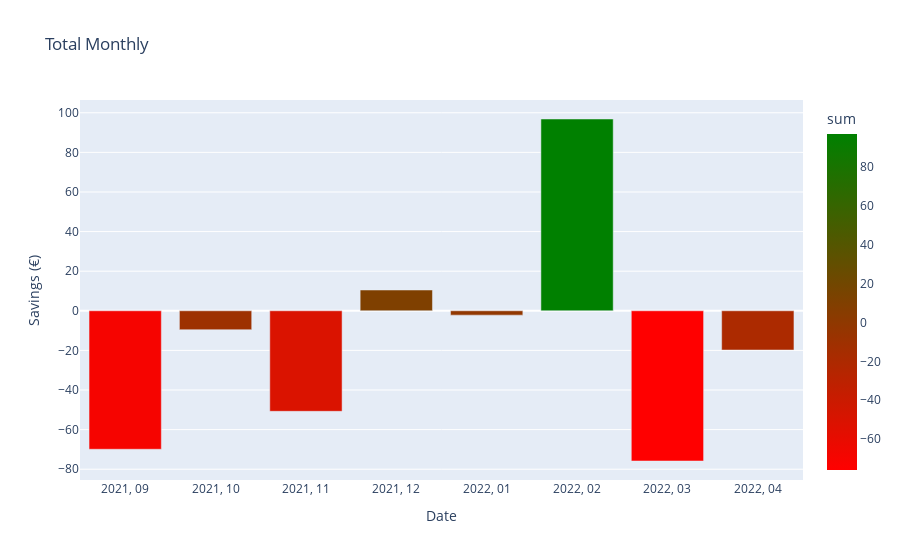

Write notebook code for a chart like this one.
### Code cell
Total_Monthly_Table = data.groupby('year_month')['Bedrag'].sum().reset_index(name = 'sum')
Total_Monthly_Chart = px.bar(Total_Monthly_Table, x = "year_month", y = "sum", title = "Total Monthly", color = Total_Monthly_Table["sum"],
                            color_continuous_scale= ["red","green"])

Total_Monthly_Chart.update_yaxes(title = 'Savings (€)', visible = True, showticklabels = True)
Total_Monthly_Chart.update_xaxes(title = 'Date', visible = True, showticklabels = True)

### Figure 1 — Plotly figure (JSON) as saved in the notebook; plotly's stock layout.template omitted (floating-point values rounded to 4 significant figures)
{"data": [{"alignmentgroup": "True", "hovertemplate": "year_month=%{x}<br>sum=%{marker.color}<extra></extra>", "legendgroup": "", "marker": {"color": [-69.92, -9.56, -50.76, 10.5, -2.19, 96.85, -75.85, -19.82], "coloraxis": "coloraxis", "pattern": {"shape": ""}}, "name": "", "offsetgroup": "", "orientation": "v", "showlegend": false, "textposition": "auto", "type": "bar", "x": ["2021, 09", "2021, 10", "2021, 11", "2021, 12", "2022, 01", "2022, 02", "2022, 03", "2022, 04"], "xaxis": "x", "y": [-69.92, -9.56, -50.76, 10.5, -2.19, 96.85, -75.85, -19.82], "yaxis": "y"}], "layout": {"barmode": "relative", "coloraxis": {"colorbar": {"title": {"text": "sum"}}, "colorscale": [[0, "red"], [1, "green"]]}, "legend": {"tracegroupgap": 0}, "title": {"text": "Total Monthly"}, "xaxis": {"anchor": "y", "domain": [0, 1], "showticklabels": true, "title": {"text": "Date"}, "visible": true}, "yaxis": {"anchor": "x", "domain": [0, 1], "showticklabels": true, "title": {"text": "Savings (€)"}, "visible": true}}}
